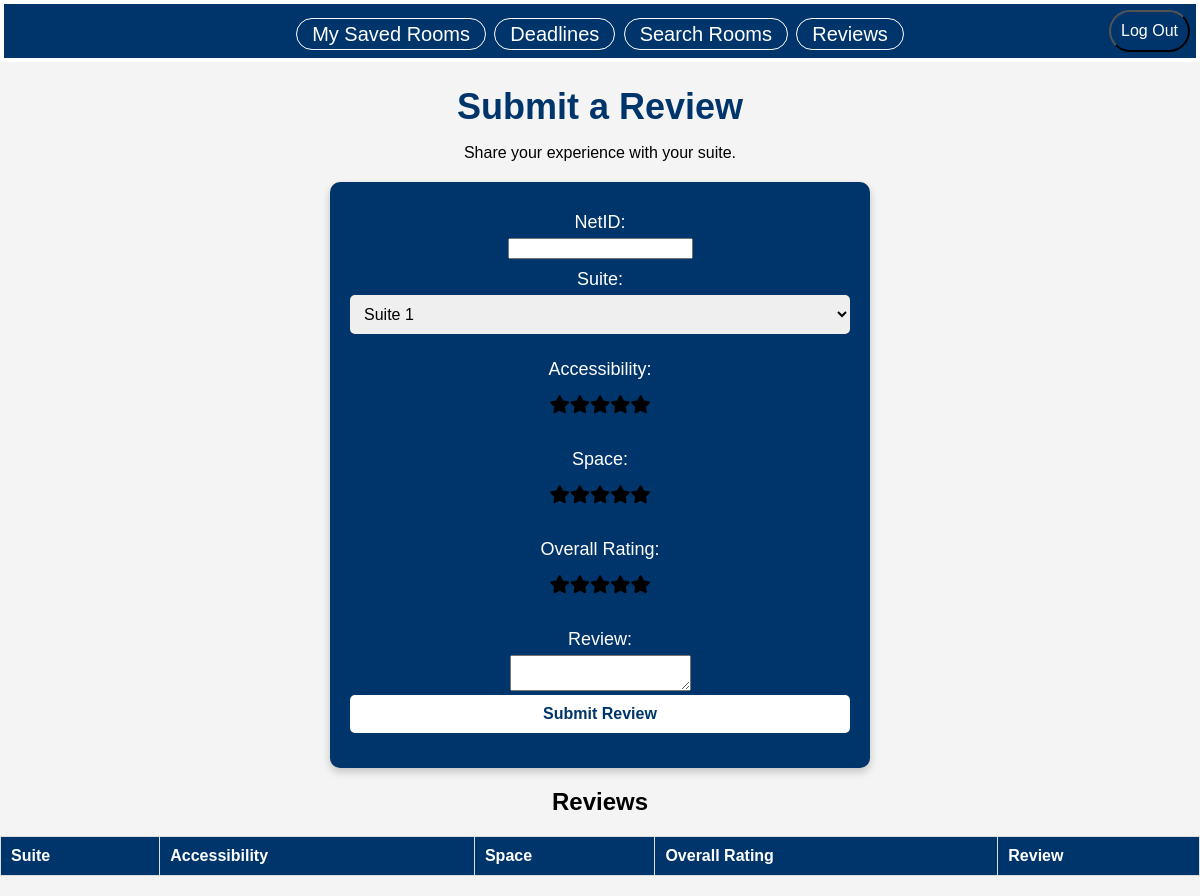
The app's page /reviews, older data.
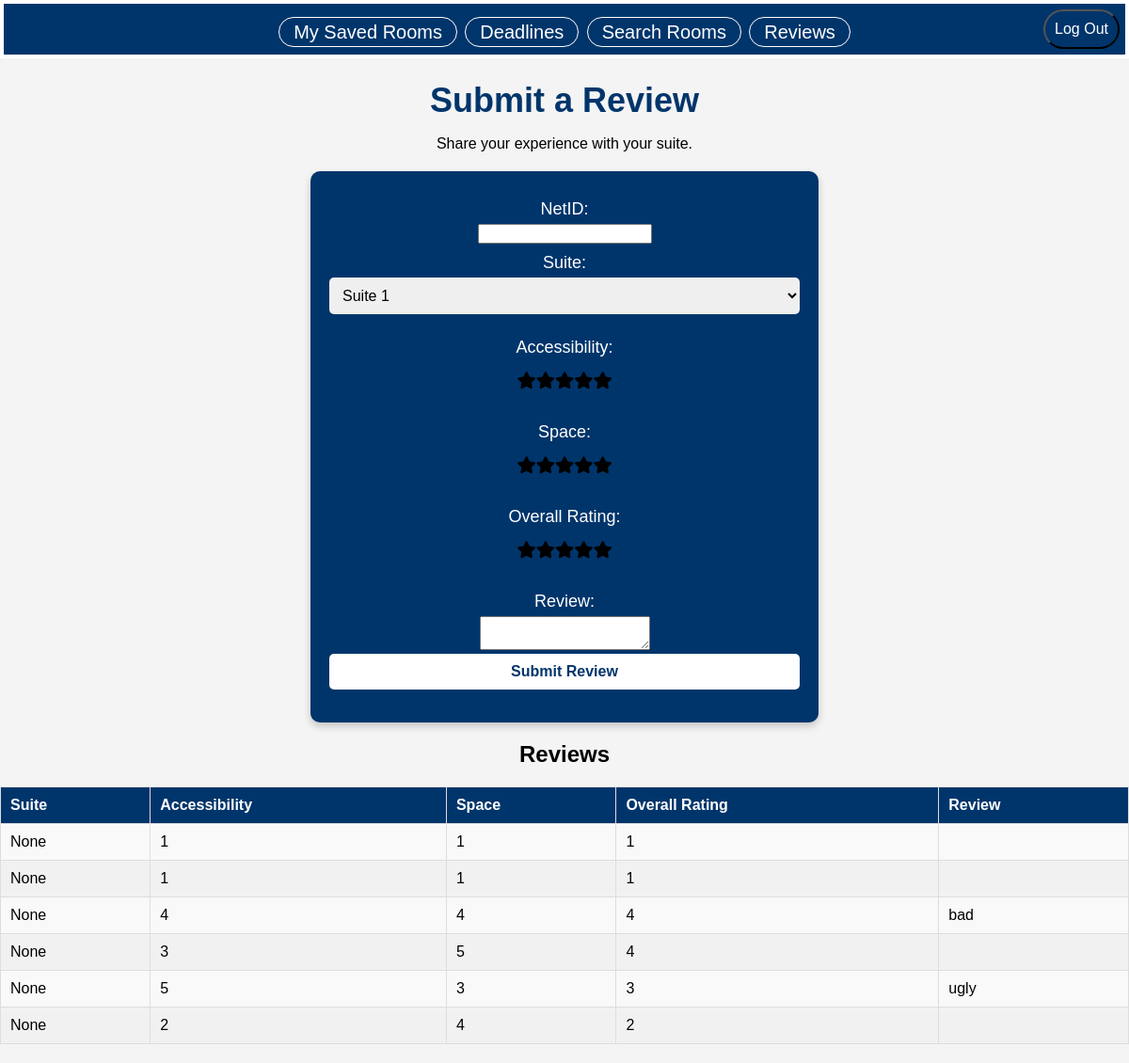
The same page, newer data.
### models/review.py (models this page shows)
class Review(Base):
    __tablename__ = "reviews"
    id: Mapped[int] = mapped_column(Integer, primary_key=True, autoincrement=True)
    rating: Mapped[int] = mapped_column(Integer, CheckConstraint("rating BETWEEN 1 AND 5"))
    text: Mapped[str] = mapped_column(String)
    type: Mapped[str] = mapped_column(String)
    accessibility_rating: Mapped[int] = mapped_column(Integer, CheckConstraint("accessibility_rating BETWEEN 1 AND 5"))
    space_rating: Mapped[int] = mapped_column(Integer, CheckConstraint("space_rating BETWEEN 1 AND 5"))
    user_id: Mapped[int] = mapped_column(Integer, ForeignKey("users.id"))
    user: Mapped[User] = relationship("User")
    __mapper_args__ = {
        "polymorphic_identity":"review",
        "polymorphic_on":type
    }

class SuiteReview(Review):
    suite_id: Mapped[int] = mapped_column(Integer, ForeignKey("suites.id"))
    suite: Mapped[Suite] = relationship("Suite")
    __mapper_args__ = {
        "polymorphic_identity":"suite_review"
    }

### roomtable.py (the view, shortened to what this page needs)
@app.route('/reviews', methods = ["GET", "POST"])
def review():
    all_reviews = db.session.query(SuiteReview).all()
    return render_template('reviews.html', reviews=all_reviews)

### templates/reviews.html (shortened to what this page needs)
<!DOCTYPE html>
<html>
  <head>
    <link rel="stylesheet" href="{{ url_for('static', filename='styles.css') }}">
    <link rel="stylesheet" href="{{ url_for('static', filename='search.css') }}">
    <link rel="stylesheet" href="{{ url_for('static', filename='ratings.css') }}">
    <link rel="stylesheet" href="https://use.fontawesome.com/releases/v5.10.2/css/all.css" />
  </head>
  <body>
    <div class="banner">
      <a href="{{url_for('homepage')}}" class="nav-link">My Saved Rooms</a>
      <a class="nav-link">Deadlines</a>
      <a href="{{url_for('search')}}" class="nav-link">Search Rooms</a>
      <a href="{{url_for('review')}}" class="nav-link">Reviews</a>
      <form action="/logout" method="post">
        <button type="submit" class="logout">Log Out</button>
      </form>
    </div>
    <h1>Submit a Review</h1>
    <p>Share your experience with your suite.</p>
    <div class="search-box">
     <form action="{{ url_for('review') }}" method="POST">
    <label for="user_id">NetID:</label>
    <input type="text" id="user_id" name="user_id" required><br>
    <label for="suite">Suite:</label>
    <select name="suite" required>
        <option value="1">Suite 1</option>
    </select><br>
    <label>Accessibility:</label>
    <div class="rating">
        <label>
            <span class="fa fa-star icon"></span>
        </label>
        <label>
            <span class="fa fa-star icon"></span>
            <span class="fa fa-star icon"></span>
        </label>
        <label>
            <span class="fa fa-star icon"></span>
            <span class="fa fa-star icon"></span>
            <span class="fa fa-star icon"></span>
        </label>
        <label>
            <span class="fa fa-star icon"></span>
            <span class="fa fa-star icon"></span>
            <span class="fa fa-star icon"></span>
            <span class="fa fa-star icon"></span>
        </label>
        <label>
            <span class="fa fa-star icon"></span>
            <span class="fa fa-star icon"></span>
            <span class="fa fa-star icon"></span>
            <span class="fa fa-star icon"></span>
            <span class="fa fa-star icon"></span>
        </label>
    </div>
    <label>Space:</label>
    <div class="rating">
        <label>
            <span class="fa fa-star icon"></span>
        </label>
        <label>
            <span class="fa fa-star icon"></span>
            <span class="fa fa-star icon"></span>
        </label>
        <label>
            <span class="fa fa-star icon"></span>
            <span class="fa fa-star icon"></span>
            <span class="fa fa-star icon"></span>
        </label>
        <label>
            <span class="fa fa-star icon"></span>
            <span class="fa fa-star icon"></span>
            <span class="fa fa-star icon"></span>
            <span class="fa fa-star icon"></span>
        </label>
        <label>
            <span class="fa fa-star icon"></span>
            <span class="fa fa-star icon"></span>
            <span class="fa fa-star icon"></span>
            <span class="fa fa-star icon"></span>
            <span class="fa fa-star icon"></span>
        </label>
    </div>
    <label>Overall Rating:</label>
    <div class="rating">
        <label>
            <span class="fa fa-star icon"></span>
        </label>
        <label>
            <span class="fa fa-star icon"></span>
            <span class="fa fa-star icon"></span>
        </label>
        <label>
            <span class="fa fa-star icon"></span>
            <span class="fa fa-star icon"></span>
            <span class="fa fa-star icon"></span>
        </label>
        <label>
            <span class="fa fa-star icon"></span>
            <span class="fa fa-star icon"></span>
            <span class="fa fa-star icon"></span>
            <span class="fa fa-star icon"></span>
        </label>
        <label>
            <span class="fa fa-star icon"></span>
            <span class="fa fa-star icon"></span>
            <span class="fa fa-star icon"></span>
            <span class="fa fa-star icon"></span>
            <span class="fa fa-star icon"></span>
        </label>
    </div>
    <label for="review">Review:</label>
    <textarea name="review"></textarea><br>
    <input type="submit" value="Submit Review">
</form>
    </div>
    <h2>Reviews</h2>
    <table class = "review-table">
      <thead>
        <tr>
          <th>Suite</th>
          <th>Accessibility</th>
          <th>Space</th>
          <th>Overall Rating</th>
          <th>Review</th>
        </tr>
      </thead>
      <tbody>
        {% for review in reviews %}
        <tr class = "review-row">
          <td>{{ review.suite }}</td>
          <td>{{ review.accessibility_rating }}</td>
          <td>{{ review.space_rating }}</td>
          <td>{{ review.rating }}</td>
          <td>{{ review.text }}</td>
        </tr>
        {% endfor %}
      </tbody>
    </table>
  </body>
</html>

### static/styles.css (style rules this page uses)
body { font-family: Arial, sans-serif; margin: 0; padding: 0; text-align: center; background-color: #f4f4f4; }
.banner { background-color: rgb(0, 53, 107); color: white; text-align: center; padding: 10px; font-size: 30px; border: 4px solid rgb(255, 255, 255); }
button { background-color: rgb(0, 53, 107); color: rgb(255, 255, 255); padding: 10px; font-size: 16px; border-radius: 25px; cursor: pointer; }
.logout { background-color: rgb(0, 53, 107); color: rgb(255, 255, 255); padding: 10px; top: 10px; right: 10px; font-size: 16px; border-radius: 25px; cursor: pointer; text-align: right; position: absolute; }
.nav-link { flex: 1; max-width: 150px; color: white; text-decoration: none; font-size: 20px; padding: 4px 15px; border: 1px solid white; border-radius: 18px; text-align: center; transition: background 0.3s ease-in-out, border 0.3s ease-in-out; }

### static/search.css (style rules this page uses)
.search-box { background-color: rgb(0, 53, 107); color: white; width: 50%; max-width: 500px; margin: 20px auto; padding: 20px; border-radius: 10px; box-shadow: 0px 4px 8px rgba(0, 0, 0, 0.2); }
h1 { font-size: 36px; text-align: center; color: rgb(0, 53, 107); margin-bottom: 10px; }
p { text-align: center; }
.search-box label { display: block; font-size: 18px; margin: 10px 0 5px; }
.search-box select, .search-box input[type="submit"] { width: 100%; padding: 10px; font-size: 16px; margin-bottom: 15px; border-radius: 5px; border: none; }
.search-box input[type="submit"] { background-color: white; color: rgb(0, 53, 107); font-weight: bold; cursor: pointer; transition: background 0.3s ease-in-out; }

### static/ratings.css (style rules this page uses)
.rating { display: inline-block; position: relative; height: 50px; line-height: 50px; font-size: 25px; }
.rating label { position: absolute; top: 0; left: 0; height: 100%; cursor: pointer; }
.rating label:last-child { position: static; }
.rating label:nth-child(1) { z-index: 5; }
.rating label:nth-child(2) { z-index: 4; }
.rating label:nth-child(3) { z-index: 3; }
.rating label:nth-child(4) { z-index: 2; }
.rating label:nth-child(5) { z-index: 1; }
.rating label .icon { float: left; color: transparent; }
.rating label:last-child .icon { color: #000; }
.review-table { width: 100%; border-collapse: collapse; margin: 20px 0; font-family: Arial, sans-serif; }
.review-table th, .review-table td { border: 1px solid #ddd; padding: 10px; text-align: left; }
.review-table th { background-color: rgb(0, 53, 107); color: white; }
.review-row:nth-child(odd) { background-color: #f9f9f9; }
.review-row:nth-child(even) { background-color: #f1f1f1; }

Row changes from the older to the newer data that the page shows:
added SuiteReview: suite "None", accessibility_rating "1", space_rating "1", rating "1"
added SuiteReview: suite "None", accessibility_rating "1", space_rating "1", rating "1"
added SuiteReview: suite "None", accessibility_rating "4", space_rating "4", rating "4", text "bad"
added SuiteReview: suite "None", accessibility_rating "3", space_rating "5", rating "4"
added SuiteReview: suite "None", accessibility_rating "5", space_rating "3", rating "3", text "ugly"
added SuiteReview: suite "None", accessibility_rating "2", space_rating "4", rating "2"
